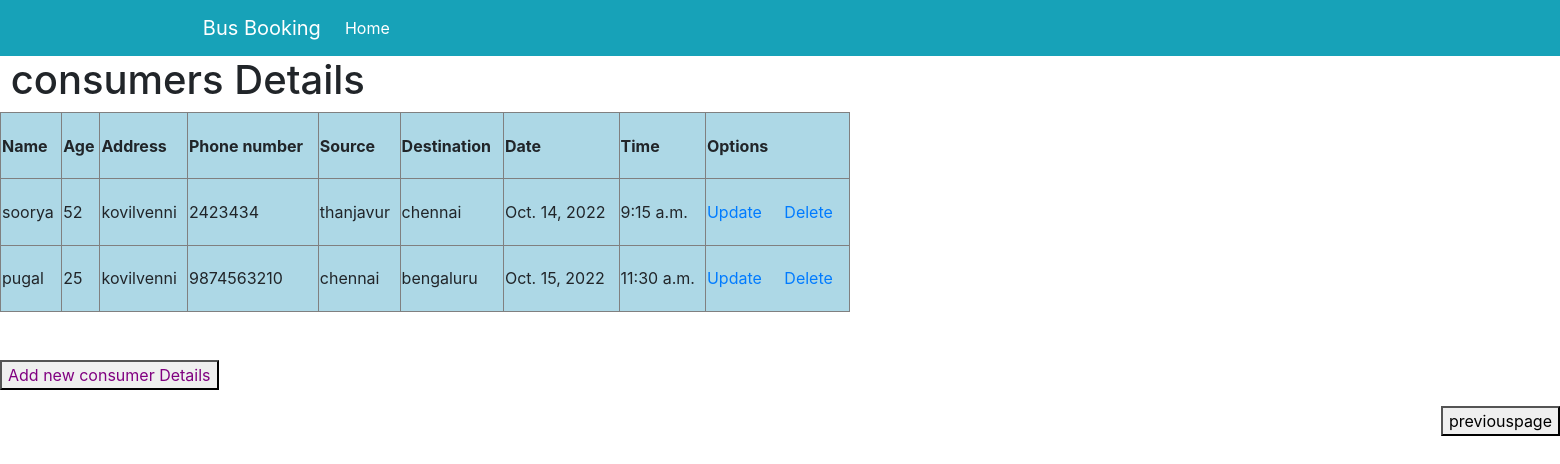
/consumerdisplay/, run on the app's committed database.
### busbookapp/models.py (models this page shows)
class Customer(models.Model):
    name=models.CharField(max_length=20)
    age=models.IntegerField()
    address=models.TextField()
    phone=models.PositiveBigIntegerField()
    start=models.CharField(max_length=30)
    end=models.CharField(max_length=20)
    date = models.DateField()
    time = models.TimeField()

### busbookapp/views.py (the view)
# urls.py: path('consumerdisplay/', views.consumerdisplay_view, name='consumerdisplay'),
def consumerdisplay_view(request):
    info=Customer.objects.all()
    return render(request,"busbookapp/consumerdisplay.html",{"info":info})

### busbookapp/templates/busbookapp/consumerdisplay.html (shortened to what this page needs)
<html>
{% extends 'busbookapp/base1.html' %}
{% block content %}
<h1>  &nbsp;consumers Details</h1>
<table border="1" width="850" height="200" bgcolor="lightblue">
<tr bgcolor="">
<th>Name</th>
<th>Age</th>
<th>Address</th>
<th>Phone number</th>
<th>Source</th>
<th>Destination</th>
<th>Date</th>
<th>Time</th>
<th>Options</th>
    </tr>
<tr>
     {% if info %}
     {% for st in info %}
     <td>{{st.name}}</td>
     <td>{{st.age}}</td>
     <td>{{st.address}}</td>
     <td>{{st.phone}}</td>
     <td>{{st.start}}</td>
     <td>{{st.end}}</td>
     <td>{{st.date}}</td>
     <td>{{st.time}}</td>
    <td><a href="/updateconsumer/{{st.id}}">Update</a> &nbsp; &nbsp; <a href="/deleteconsumer/{{st.id}}"> Delete</a></td>
    </tr>
{% endfor %}
{% endif %}
</table>
<br>
<br>
<p>
<a href="/addconsumer" ><button type= "button"><font color = "purple">Add new consumer Details </button></a></p>
 <p align="right">
    <a   href = "/home" >  <button  type="button" > previouspage</button>  </a>
        </p>
{% endblock%}

### busbookapp/templates/busbookapp/base1.html (shortened to what this page needs)
<!doctype html>
<html lang="en">
<head>
    <link rel="stylesheet" href="https://stackpath.bootstrapcdn.com/bootstrap/4.1.3/css/bootstrap.min.css"
>
</head>
<body>
<nav class="navbar navbar-expand-lg navbar-light bg-info">
    <div class="container">
        <a class="navbar-brand" href="#" style="color: white;margin-left:-2%">Bus Booking</a>
        <div class="collapse navbar-collapse" id="navbarNavAltMarkup">
            <div class="navbar-nav" >
                <a class="nav-item nav-link active" href="{% url 'homepage' %}" style="color: white;">Home <span class="sr-only">(current)</span></a>
               <div class="navbar-nav"  >
        </div>
    </div>
    </div>
</nav>
{% block content %}
{% endblock %}
</body>
</html>

### data on the page
Customer: name "soorya", age "52", address "kovilvenni", phone "2423434", start "thanjavur", end "chennai", date "Oct. 14, 2022", time "9:15 a.m."
Customer: name "pugal", age "25", address "kovilvenni", phone "9874563210", start "chennai", end "bengaluru", date "Oct. 15, 2022", time "11:30 a.m."
